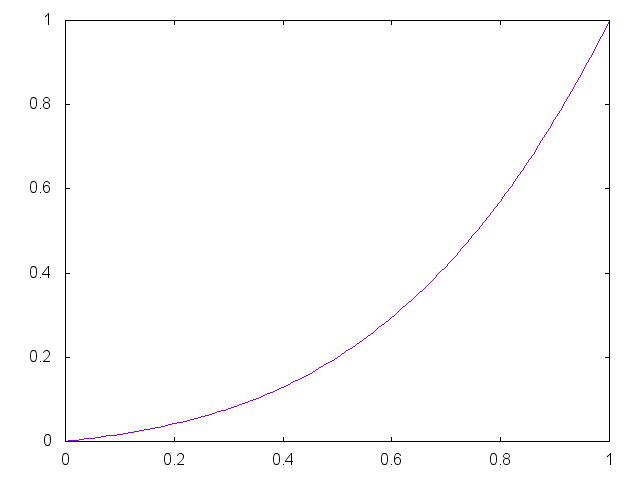

Source code (gnuplot):


set term png

set output "generate/static/generate/bezier-0.05-0.15.png"
plot '-' smooth bezier notitle
0 0
0.33 0.05
0.67 0.15 
1 1
e

reset;
